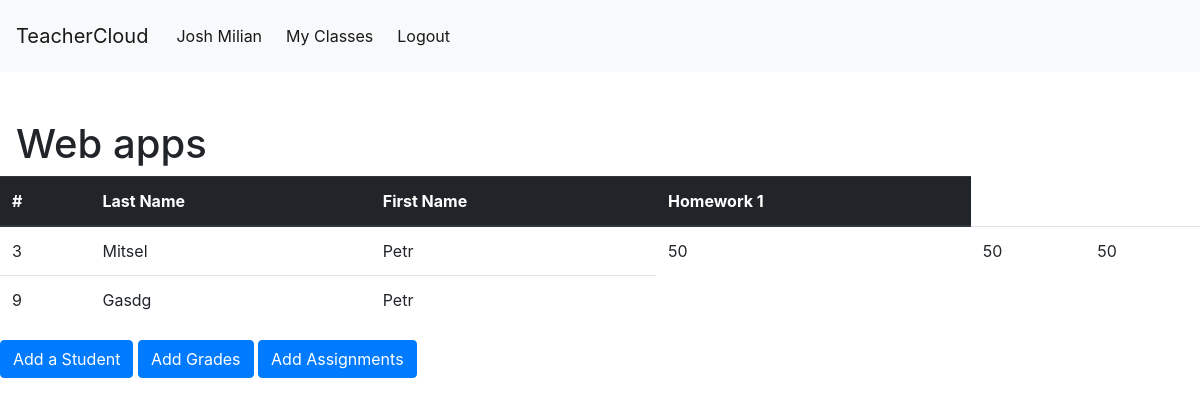
The app's page /course/9 (signed in) with its own data.
### project/models.py (models this page shows, shortened)
class User(db.Model, UserMixin):
    __tablename__ = "users"
    id = db.Column(db.Integer, primary_key=True)
    firstname = db.Column(db.String(100), nullable=True)
    lastname = db.Column(db.String(20), nullable=False)
    email = db.Column(db.String(120), unique=True, nullable=False)
    password = db.Column(db.String(60), nullable=True)
    courses = db.relationship("Course", backref="Teacher", lazy=True)

class Course(db.Model):
    id = db.Column("course_id", db.Integer, primary_key=True)
    name = db.Column(db.String(100), nullable=False)
    students = db.relationship("Student", backref="Course", lazy=True)
    teacher_id = db.Column(db.Integer, db.ForeignKey("users.id"), nullable=False)
    assignments = db.relationship("Assignment", backref="Course", lazy=True)

class Assignment(db.Model):
    __tablename__ = "assignment"
    id = db.Column("assignment_id", db.Integer, primary_key=True)
    course_id = db.Column(db.Integer, db.ForeignKey("course.course_id"), nullable=False)
    weight = db.Column(db.Integer, nullable=False)
    assignment_name = db.Column(db.String(100), nullable=True)
    description = db.Column(db.Text, nullable=True)
    def __repr__(self):
        return f"{self.assignment_name}"

class Student(db.Model):
    first_name = db.Column(db.String(100), nullable=True)
    last_name = db.Column(db.String(100), nullable=True)
    id = db.Column("student_id", db.Integer, primary_key=True)
    course_id = db.Column(db.Integer, db.ForeignKey("course.course_id"), nullable=False)
    grades = db.relationship("Grade", backref="Student", lazy=True)
    def __repr__(self):
        return f"{self.first_name},{self.last_name}"

class Grade(db.Model):
    id = db.Column("grade_id", db.Integer, primary_key=True)
    value = db.Column(db.Integer, nullable=False)
    student_id = db.Column(
        db.Integer, db.ForeignKey("student.student_id"), nullable=False
    )
    assignment_id = db.Column(
        db.Integer, db.ForeignKey("assignment.assignment_id"), nullable=False
    )

### project/routes.py (the view, shortened to what this page needs)
@app.route("/course/<course_id>", methods=["GET", "POST"])
@login_required
def course_detail(course_id):
    course = Course.query.filter_by(id=course_id).first()
    addstudentform = AddStudentForm()
    addassignment_form = AddAssignmentForm()
    addgrades_form = AddGradesForm()
    addgrades_form.course_id = course_id
    addgrades_form.student.query = Student.query.filter_by(course_id=course_id)
    addgrades_form.assignment.query = Assignment.query.filter_by(course_id=course_id)
    return render_template(
        "course_detail.html",
        user=current_user,
        course=course,
        addstudentform=addstudentform,
        addgrades_form=addgrades_form,
        addassignment_form=addassignment_form,
    )

### project/models.py (called while the page is built)
@login_manager.user_loader
def load_user(user_id):
    return User.query.get(int(user_id))

### project/templates/course_detail.html (shortened to what this page needs)
{%extends "index.html"%}
{%block content%}
<div class="mx-3">
    <h1>{{course.name | capitalize}}</h1>
</div>
<table class="table table-hover">
    <thead class="thead-dark">
        <tr>
            <th scope="col">#</th>
            <th scope="col">Last Name</th>
            <th scope="col">First Name</th>
            {% for assignment in course.assignments %}
            <th scope="col">{{assignment.assignment_name}}</th>
            {% endfor %}
        </tr>
    </thead>
    <tbody>
        {% for student in course.students %}
        <tr>
            <td>{{student.id}}</td>
            <td>{{student.last_name|capitalize}}</td>
            <td>{{student.first_name|capitalize}}</td>
            {% for grade in student.grades %}
            <td>{{grade.value}}</td>
            {% endfor %}
        </tr>
        {% endfor %}
    </tbody>
</table>
<button type="button" class="btn btn-primary" id="modalButton" data-toggle="modal" data-target="#exampleModal"
    data-whatever="@mdo">Add a Student</button>
<button type="button" class="btn btn-primary" id="modalButton" data-toggle="modal" data-target="#gradeModal"
    data-whatever="@zzz">Add Grades</button>
<button type="button" class="btn btn-primary" id="modalButton" data-toggle="modal" data-target="#assignmentModal"
    data-whatever="@zzz">Add Assignments</button>
{% endblock content %}

### project/templates/navbar.html (shortened to what this page needs)
<!doctype html>
<html lang="en">
<body>
  <nav class="navbar navbar-expand-lg navbar-light bg-light">
    <a class="navbar-brand" href="{{ url_for('home') }}">TeacherCloud</a>
    <div class="collapse navbar-collapse" id="navbarSupportedContent">
      <ul class="navbar-nav mr-auto">
        {% if current_user.is_authenticated %}
        <li class="nav-item active my-2 mx-1">
          <a class="nav-link" href="{{ url_for('profile') }}">{{current_user.firstname| capitalize}}
            {{current_user.lastname| capitalize}}</a>
        </li>
        <li class="nav-item active my-2 mx-1">
          <a class="nav-link" href="{{ url_for('myclasses') }}">My Classes </a>
        </li>
        <li class="nav-item active my-2 mx-1">
          <a class="nav-link" href="{{ url_for('logout') }}">Logout</a>
        </li>
        {% endif %}
      </ul>
  </nav>
</body>
<html>

### project/static/styles.css (style rules this page uses)
body,html { height: 100%; width: 100%; padding: 0; background: #ffffff !important; font-family: 'Vidaloka', serif; }

### records on screen
User: firstname "Josh", lastname "Milian"
Course: name "Web apps"
Assignment: assignment_name "Homework 1"
Student: id "3", last_name "Mitsel", first_name "Petr"
Grade: value "50"
Grade: value "50"
Grade: value "50"
Student: id "9", last_name "Gasdg", first_name "Petr"
